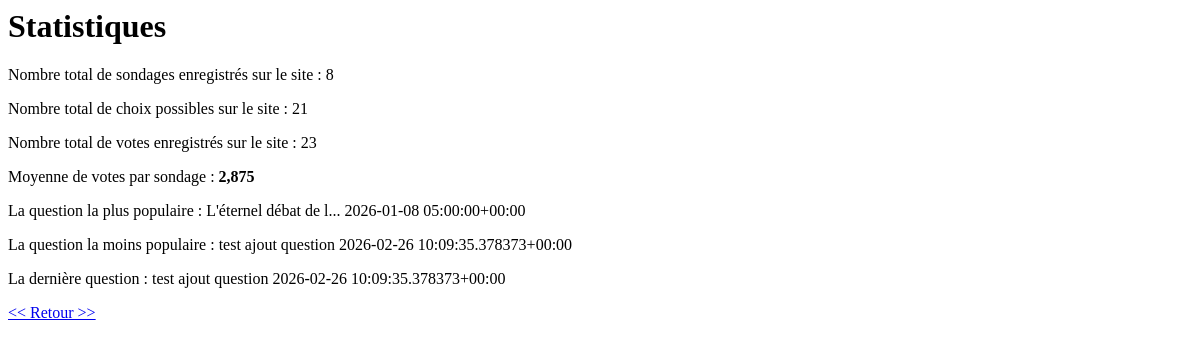
The page /polls/statistics on the database as committed earlier.
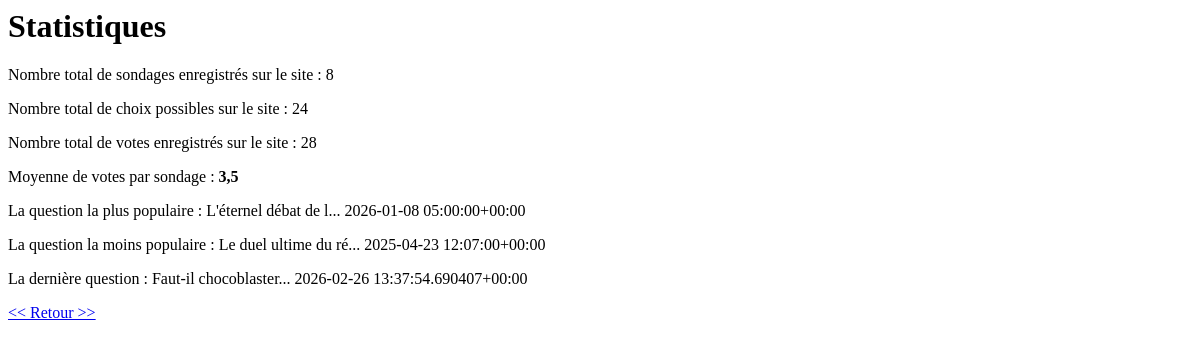
The same page on the database as committed later.
### polls/models.py (models this page shows, shortened)
class Question(models.Model):
    question_text = models.CharField(max_length=200)
    pub_date = models.DateTimeField("date published")
    def __str__(self):
        return "{} {}".format(text_excerpt(self.question_text, MAX_LENGTH), self.pub_date)

### polls/views.py (the view)
# urls.py: path("statistics", views.StatisticsView.as_view(), name="statistics"),
class StatisticsView(generic.ListView):
    template_name = "polls/statistics.html"
    context_object_name = "question_list"
    def get_queryset(self):
        return Question.objects.order_by("id")
    def get_context_data(self, **kwargs):
        context = super().get_context_data(**kwargs)
        total_questions = Question.objects.count()
        total_votes = Choice.objects.aggregate(Sum('votes'))['votes__sum'] or 0
        total_choices = Choice.objects.count()
        vote_average = (total_votes / total_questions) if total_questions > 0 else 0
        best_question = Question.objects.annotate(
            total_votes_count=Sum('choice__votes')
        ).order_by('-total_votes_count').first()
        worst_question = Question.objects.annotate(
            total_votes_count=Sum('choice__votes')
        ).order_by('-total_votes_count').last()
        last_question = Question.objects.order_by('id').last()
        context['choices_count'] = total_choices
        context['questions_count'] = total_questions
        context['votes_count'] = total_votes
        context['votes_average_by_question'] = vote_average
        context['best_question'] = best_question
        context['worst_question'] = worst_question
        context['last_question'] = last_question
        return context

### polls/models.py (called while the page is built)
def text_excerpt(text, max_length):
    return text[:max_length] + ('...' if len(text) > max_length else '')

### polls/templates/polls/statistics.html
<h1>Statistiques</h1>
    <p>Nombre total de sondages enregistrés sur le site : {{questions_count}}</p>
    <p>Nombre total de choix possibles sur le site : {{choices_count}}</p>
    <p>Nombre total de votes enregistrés sur le site : {{votes_count}}</p>
    <p>Moyenne de votes par sondage : <strong>{{ votes_average_by_question }}</strong></p>
    <p>La question la plus populaire : {{ best_question }}</p>
    <p>La question la moins populaire : {{ worst_question }}</p>
    <p>La dernière question : {{ last_question }}</p>
<a href="{% url 'polls:index' %}"><< Retour >></a>

Rows that differ between the two databases and show on the page:
removed Question: question_text+pub_date "test ajout question 2026-02-26 10:09:35.378373+00:00"
now on this page (row unchanged): Question: question_text+pub_date "Le duel ultime du ré... 2025-04-23 12:07:00+00:00"
added Question: question_text+pub_date "Faut-il chocoblaster... 2026-02-26 13:37:54.690407+00:00"
Other text that changed with them:
{{ choices_count }}: "21" → "24"
{{ votes_count }}: "23" → "28"
{{ votes_average_by_question }}: "2,875" → "3,5"
